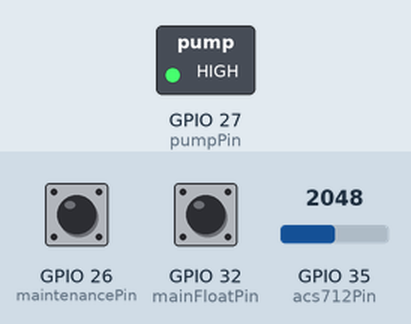
This sketch was run on a simulated ESP32. Shown: switched loads named in the sketch (green lamp = pin HIGH). Dashed ring = blinking. Inputs (shaded band) come from the test bench; at power-on: GPIO 32 (mainFloatPin) HIGH, GPIO 26 (maintenancePin) HIGH, GPIO 35 (acs712Pin) = 2048. What the sketch prints to the serial monitor is not drawn.

Above: at 2.2 s.
2.3 s: GPIO 32 (mainFloatPin) driven LOW
At 2.6 s:
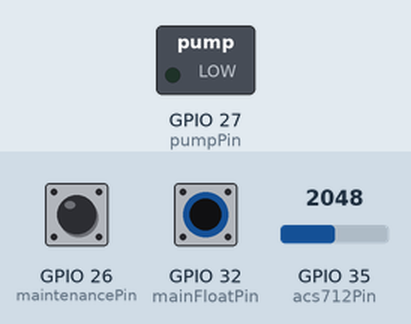
3.8 s: GPIO 26 (maintenancePin) pulled LOW for 0.15 s
At 3.92 s:
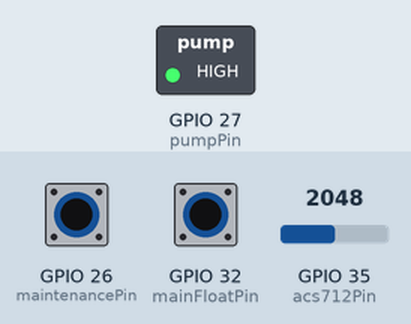
5.5 s: GPIO 26 (maintenancePin) pulled LOW for 3.2 s
At 9.4 s:
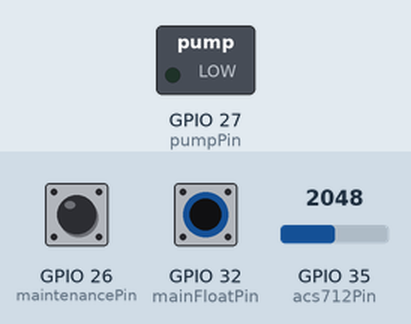
10.2 s: GPIO 32 (mainFloatPin) driven HIGH
At 10.7 s:
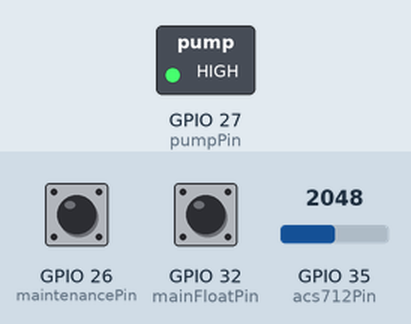
11.7 s: GPIO 32 (mainFloatPin) pulsed LOW 2 times (0.12 s each, 0.3 s apart)
At 11.95 s:
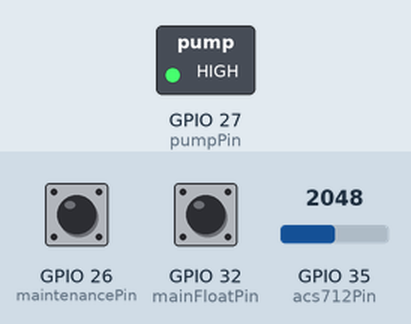
Timing chart, 0 to 14.7 s (numbered marks = the images above; inputs shaded):
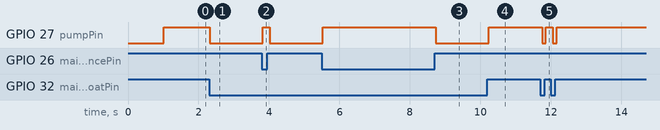

Measured:
- after the input at 2.3 s, GPIO 27 (pumpPin): HIGH → LOW at once
- after the input at 3.8 s, GPIO 27 (pumpPin): LOW → HIGH at once, → LOW 0.20 s later
- after the input at 5.5 s, GPIO 27 (pumpPin): LOW → HIGH at once, → LOW 3.2 s later
- after the input at 10.2 s, GPIO 27 (pumpPin): LOW → HIGH at once
- after the input at 11.7 s, GPIO 27 (pumpPin): alternates HIGH for 0.20 s and LOW for 0.11 s, 4 changes in all, then stays HIGH, starting after 0.05 s

The sketch:

Code.ino
```cpp
// --- NAVAL AUTOMATED BILGE SYSTEM ---

const int pumpPin = 27;         // Triggers Motor Driver (IN1)
const int mainFloatPin = 32;    // Single Float Switch (Trigger & Kill)
const int acs712Pin = 35;       // Engine Telemetry Sensor
const int maintenancePin = 26;  // Philips Lamp Switch (Manual Override)

bool isPumping = false;
bool manualOverrideTriggered = false; // Memory flag to separate Auto vs Manual stops

int pumpLoopCount = 0;
int standbyLoopCount = 0;     // Controls the Heartbeat timing

void setup() {
  Serial.begin(115200);

  pinMode(pumpPin, OUTPUT);
  pinMode(mainFloatPin, INPUT_PULLUP);
  pinMode(maintenancePin, INPUT_PULLUP);

  digitalWrite(pumpPin, LOW);

  delay(1000); // Brief pause to let USB connect

  Serial.println("\n========================================");
  Serial.println("[INIT] BILGE SYSTEM ACTIVE");
  Serial.println("========================================");
}

void loop() {
  // 1. Read Sensors & Switches
  int waterState = digitalRead(mainFloatPin);
  bool isMaintenanceMode = (digitalRead(maintenancePin) == LOW);

  // 2. Read Telemetry
  int rawCurrent = analogRead(acs712Pin);
  float sensorVoltage = (rawCurrent * 3.3) / 4095.0;

  // --- 3A. MANUAL OVERRIDE ---
  if (isMaintenanceMode) {
    if (isPumping == false) {
      Serial.println("\n[SYS] Manual override active. Completely clearing the tank.");
      digitalWrite(pumpPin, HIGH);
      isPumping = true;
      manualOverrideTriggered = true; // Tell the brain the human took over
    }

    if (pumpLoopCount % 5 == 0) { Serial.print("."); }
    pumpLoopCount++;
  }

  // --- 3B. AUTOMATED MODE ---
  else {

    // SCENARIO A: Human just turned the switch OFF
    if (isPumping == true && manualOverrideTriggered == true) {
      Serial.println(" [DONE]");
      Serial.println("[SECURE] System returned to Auto. Pump halted.");
      digitalWrite(pumpPin, LOW);
      isPumping = false;
      manualOverrideTriggered = false; // Reset the human override memory
      standbyLoopCount = 0;
    }

    // SCENARIO B: AUTOMATED FLOOD DETECTED (Water lifts float)
    else if (waterState == HIGH && isPumping == false) {
      Serial.println("\n[CRITICAL] FLOOD DETECTED. PUMP ENGAGED.");
      Serial.print("[TELEMETRY] Engine Load: ");
      Serial.print(sensorVoltage);
      Serial.print("V | Evacuating ");

      digitalWrite(pumpPin, HIGH);
      isPumping = true;
      manualOverrideTriggered = false;
      pumpLoopCount = 0;
    }

    // SCENARIO C: AUTOMATED SAFE SHUTOFF (Water drops float)
    else if (waterState == LOW && isPumping == true && manualOverrideTriggered == false) {
      Serial.println(" [DONE]");

      Serial.println("[SECURE] Evacuation complete. Reserve puddle left to prevent cavitation. [AUTO MODE]");

      digitalWrite(pumpPin, LOW);
      isPumping = false;
      standbyLoopCount = 0;
    }

    // 4. Clinical UI Dashboard
    if (isPumping) {
      if (pumpLoopCount % 5 == 0) { Serial.print("."); }
      pumpLoopCount++;
    } else {
      // Standby Heartbeat updated to reflect Auto Mode status
      if (standbyLoopCount % 30 == 0) {
        Serial.println("[SYS] Hull integrity nominal. Sensors active. [AUTO MODE]");
      }
      standbyLoopCount++;
    }
  }

  // Fast 100ms scan rate for instant physical reaction
  delay(100);
}
```
